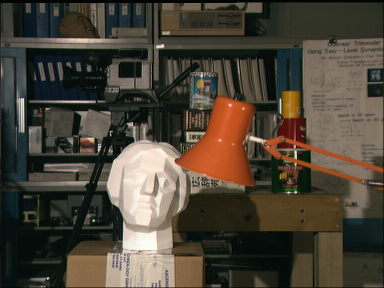
%> input picture Assignment05/BinocularStereo/tsukuba_r.ppm, 384 x 288 px
$ octave HW5.m   (GNU Octave 9; MATLAB toolbox functions it lacks are replaced by stand-ins)
%> lines starting %> are read from the running program, lines starting %| are printed output that depends on the picture
%% 1-1 Solving Correspondence

ir = imread('/Users/aaron/Desktop/Computer Vision/Assignment05_546/BinocularStereo/tsukuba_r.ppm');
%> ir is the input picture: size 288x384x3 uint8; mean R, G, B 75.3, 67.9, 55.4
il = imread('/Users/aaron/Desktop/Computer Vision/Assignment05_546/BinocularStereo/tsukuba_l.ppm');
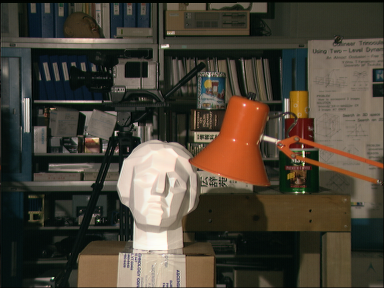
%> input picture Assignment05/BinocularStereo/tsukuba_l.ppm, 384 x 288 px
%> il is the input picture: size 288x384x3 uint8; mean R, G, B 74.7, 67.6, 55.3

ir = double(rgb2gray(ir));
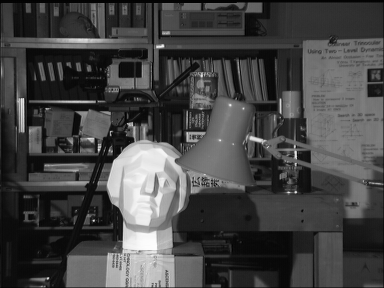
%> ir: size 288x384 double; min 0, max 254, mean 68.7
il = double(rgb2gray(il));
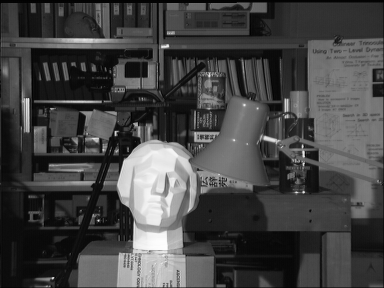
%> il: size 288x384 double; min 0, max 253, mean 68.3
%% 1-1.1 Choose a patch size and a similarity metric

halfPatchSize = 10;
PatchSize = 2 * halfPatchSize + 1;
%pixel-wise sum of squared distances


% 1-1.2 calculate and plot the output (profile) of your similarity metric
%p1(136,83), p2(203, 304), p3(182, 119), p4(186, 160), p5(123, 224), p6(153, 338)

x = 123;
y = 224;

template = il(x-halfPatchSize:x+halfPatchSize,y-halfPatchSize:y+halfPatchSize);
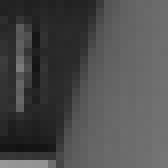
%> template: size 21x21 double (shown 8 times larger); min 18, max 152, mean 76.5
[row,col] = size(il);
%> row = 288; col = 384


for j = 1:col
    minc = y - halfPatchSize;
    maxc = y + halfPatchSize;

    mind = 1 - minc;
    maxd = col - maxc;

    numPatch = maxd - mind + 1;
    Patchdiff = zeros(numPatch,1);

    for j = mind:maxd
        Patch = ir(x-halfPatchSize:x+halfPatchSize, minc+j:maxc+j);
        PatchIndex = j - mind +1;
        Patchdiff(PatchIndex,1) = sum(sum((template - Patch).^2));
    end

    plot(mind:maxd,Patchdiff),title(['P(' num2str(x) ',' num2str(y) ')']);
end
%> this loop made 384 passes
%> pass 1, `title(['P(' num2str(x) ',' num2str(y) ')'])`:
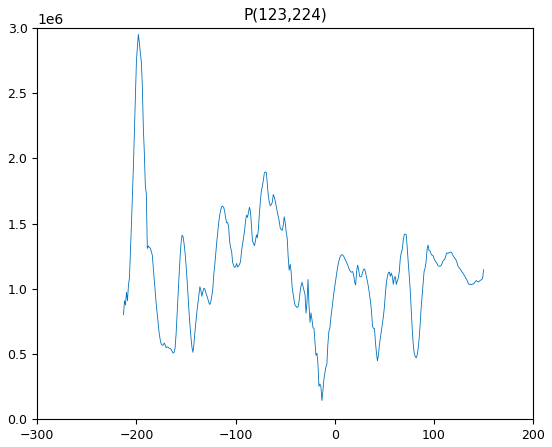
%> figure redrawn from the program's plot data; curve peaks at x = -198, y = 2950729
%> after the loop, Patchdiff = 364 values, max 2950729 at index 16, min 143105 at index 201, mean 1133287.5

%subplot 121, imshow(uint8(il))
%subplot 122, imshow(uint8(ir))

%% 1-1.3
% In order to find the best match of correspondence for each pixel, I sort the value of sum of squared distances
% and look for the smallest one. Besides, the disparity of pixels in two
% images are supposes to be in a reasonable range. That is to say, we should
% find the corresponding pixel whose coordinate is near the original one so
% we can set a range for disparity.

x = 153;
y = 338;

halfPatchSize = 10;
PatchSize = 2 * halfPatchSize + 1;
dispRange = 50;
template = il(x-halfPatchSize:x+halfPatchSize,y-halfPatchSize:y+halfPatchSize);
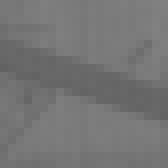
%> template: size 21x21 double (shown 8 times larger); min 98, max 129, mean 116.8
[row,col] = size(il);

%> (the run ends here)
